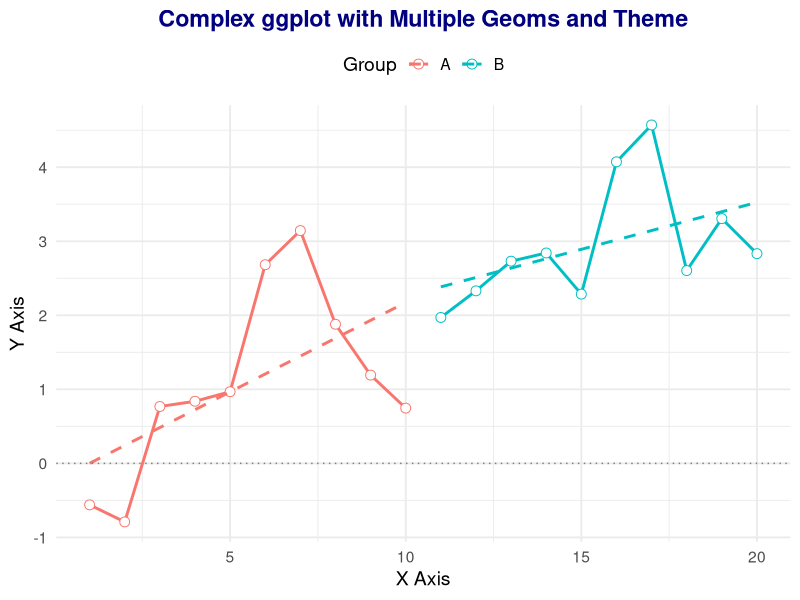

Write R code to recreate this figure.
#Create a complex ggplot visualization that includes multiple geoms and a theme customization.
library(ggplot2)
set.seed(123)
df <- data.frame(
  x = 1:20,
  y = cumsum(rnorm(20)),
  category = rep(c("A", "B"), each = 10)
)
ggplot(df, aes(x = x, y = y, color = category)) +
  geom_line(size = 1) +                     
  geom_point(size = 3, shape = 21, fill = "white") + 
  geom_smooth(method = "lm", se = FALSE, linetype = "dashed") + 
  geom_hline(yintercept = 0, color = "grey50", linetype = "dotted") + 
  theme_minimal(base_size = 14) +
  theme(
    plot.title = element_text(face = "bold", hjust = 0.5, color = "navy"),
    legend.position = "top"
  ) +
  labs(
    title = "Complex ggplot with Multiple Geoms and Theme",
    x = "X Axis",
    y = "Y Axis",
    color = "Group"
  )
